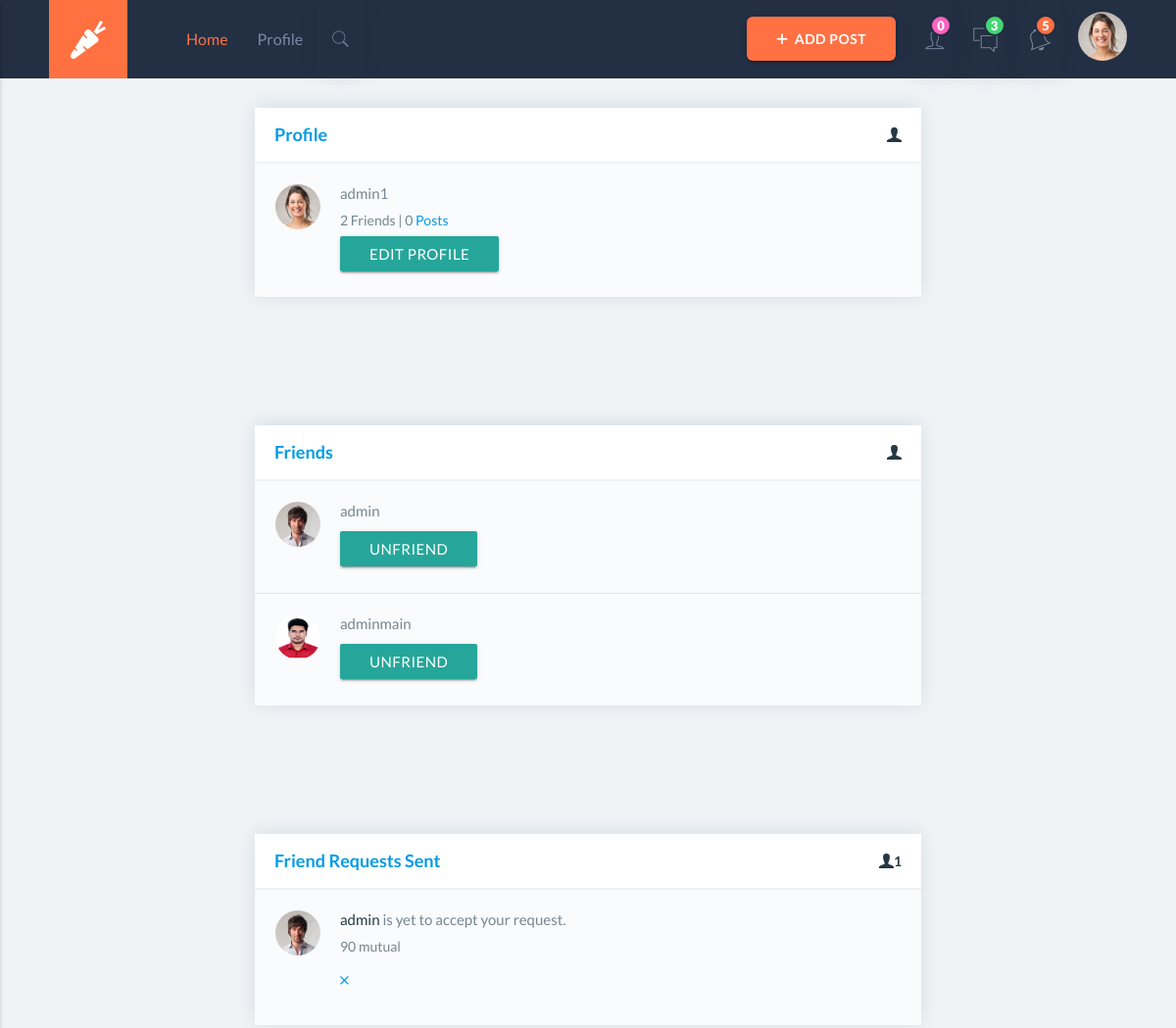
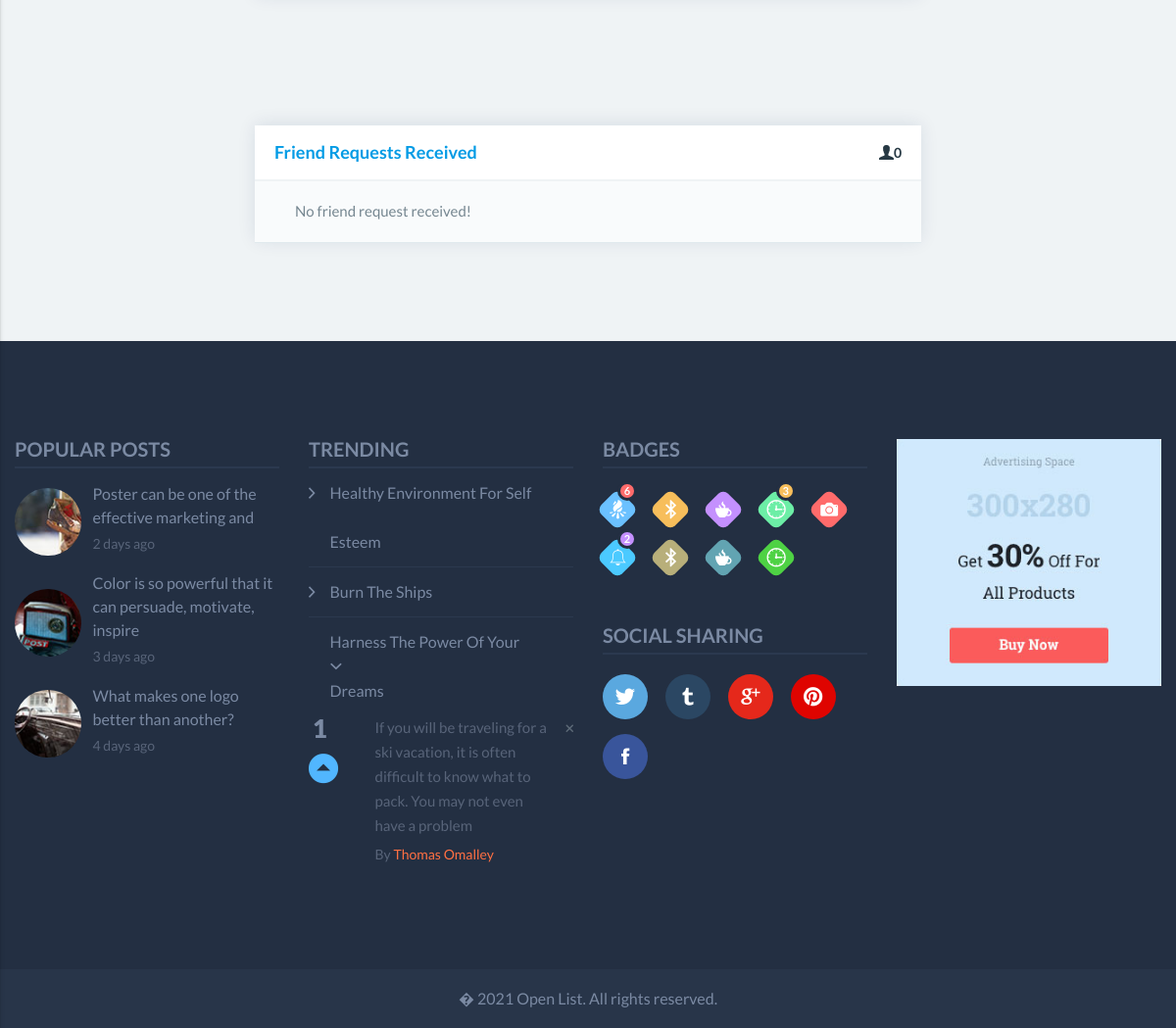
Page /my-profile/ (signed in) on the committed database (2 pictures, top to bottom).
### users/models.py (models this page shows, shortened)
class Profile(models.Model):
	user = models.OneToOneField(User, on_delete=models.CASCADE)
	image = models.ImageField(default='default.png', upload_to='profile_pics')
	slug = AutoSlugField(populate_from='user')
	bio = models.CharField(max_length=255, blank=True)
	friends = models.ManyToManyField("Profile", blank=True)
	def __str__(self):
		return str(self.user.username)

class FriendRequest(models.Model):
	to_user = models.ForeignKey(settings.AUTH_USER_MODEL, related_name='to_user', on_delete=models.CASCADE)
	from_user = models.ForeignKey(settings.AUTH_USER_MODEL, related_name='from_user', on_delete=models.CASCADE)
	timestamp = models.DateTimeField(auto_now_add=True)

### users/views.py (the view)
# urls.py: path('my-profile/', user_views.my_profile, name='my_profile'),
@login_required
def my_profile(request):
	p = request.user.profile
	you = p.user
	sent_friend_requests = FriendRequest.objects.filter(from_user=you)
	rec_friend_requests = FriendRequest.objects.filter(to_user=you)
	user_posts = Post.objects.filter(user_name=you)
	friends = p.friends.all()
	button_status = 'none'
	if p not in request.user.profile.friends.all():
		button_status = 'not_friend'
		if len(FriendRequest.objects.filter(
			from_user=request.user).filter(to_user=you)) == 1:
				button_status = 'friend_request_sent'
	context = {
		'u': you,
		'button_status': button_status,
		'friends_list': friends,
		'sent_friend_requests': sent_friend_requests,
		'rec_friend_requests': rec_friend_requests,
		'post_count': user_posts.count
	}
	return render(request, "users/profile.html", context)

### users/templates/users/profile.html (shortened to what this page needs)
{% extends "feed/layout.html" %}
{% load static %}
{% block content %}
    <section class="notifications_area">
        <div class="notifications">
            <div class="hed_notic">
                {% if request.user == u %}
                    <a href="{% url 'friend_list' %}">Profile</a>
                {% else %}
                    Friends
                {% endif %}
                <span><i class="ion-person"></i></span></div>
            <ul class="notifications_content">
                <li>
                    <div class="media">
                        <img src="{{ u.profile.image.url }}" alt="" class="circle responsive-img">
                        <div class="media_body">
                            <p>{{ u.username }}</p>
                            <h6>{{ u.profile.friends.count }} Friends | {{ post_count }} <a href="">Posts</a></h6>
                            <div class="btn_group">
                                {% if request.user == u %}
                                    <a class="btn btn-info" href="{% url 'edit_profile' %}">Edit Profile</a>
                                {% endif %}
                            </div>
                        </div>
                    </div>
                </li>
            </ul>
        </div>
    </section>
    <section class="notifications_area">
        <div class="notifications">
            <div class="hed_notic">
                {% if request.user == u %}
                    <a href="{% url 'friend_list' %}">Friends</a>
                {% else %}
                    Friends
                {% endif %}
                <span><i class="ion-person"></i></span></div>
            <ul class="notifications_content">
                {% if friends_list %}
                    {% for user_p in friends_list %}
                        <li>
                            <div class="media">
                                <img src="{{ user_p.image.url }}" alt="" class="circle responsive-img">
                                <div class="media_body">
                                    <p>{{ user_p }}</p>
                                    <div class="btn_group">
                                        <small><a class="btn btn-danger"
                                                  href="{% url 'delete_friend' user_p.id %}">UnFriend</a></small>
                                    </div>
                                </div>
                            </div>
                        </li>
                    {% endfor %}
                {% else %}
                    <li class="media"><a href="#" class="media_body">You have no friends now!</a></li>
                {% endif %}
            </ul>
        </div>
    </section>
    <section class="notifications_area">
        <div class="notifications">
            <div class="hed_notic">
                <span class="heading"> {{ sent_friend_requests.count }}</span>
                {% if request.user == u %}
                    <a href="{% url 'friend_list' %}">Friend Requests Sent</a>
                {% else %}
                    Friends
                {% endif %}
                <span><i class="ion-person"></i></span></div>
            <ul class="notifications_content">
                {% if not sent_friend_requests %}
                    <li>
                        <a href="#">
                            <div class="media">
                                <div class="media_body">
                                    <p>No friend request sent!</p>
                                </div>
                            </div>
                        </a>
                    </li>
                {% else %}
                    {% for s_request in sent_friend_requests %}
                        <li>
                            <a href="#">
                                <div class="media">
                                    <img src="{{ s_request.to_user.profile.image.url }}" alt=""
                                         class="circle responsive-img">
                                    <div class="media_body">
                                        <p><b>{{ s_request.to_user.username }} </b> is yet to accept your request.</p>
                                        <h6>90 mutual</h6>
                                        <div class="btn_group">
                                            <span onclick="window.location.href='{% url 'cancel_friend_request' s_request.to_user.id %}'"
                                                  class="waves-effect close_b"><i class="ion-android-close"></i></span>
                                        </div>
                                    </div>
                                </div>
                            </a>
                        </li>
                    {% endfor %}
                {% endif %}
            </ul>
        </div>
    </section>
    <section class="notifications_area">
        <div class="notifications">
            <div class="hed_notic">
                <span class="heading"> {{ rec_friend_requests.count }}</span>
                {% if request.user == u %}
                    <a href="{% url 'friend_list' %}">Friend Requests Received</a>
                {% else %}
                    Friends
                {% endif %}
                <span><i class="ion-person"></i></span></div>
            <ul class="notifications_content">
                {% if not rec_friend_requests %}
                    <li>
                        <a href="#">
                            <div class="media">
                                <div class="media_body">
                                    <p>No friend request received!</p>
                                </div>
                            </div>
                        </a>
                    </li>
                {% endif %}
            </ul>
        </div>
    </section>
{% endblock content %}

### feed/templates/feed/layout.html (shortened to what this page needs)
{% load static %}
<!DOCTYPE html>
<html lang="en">
<head>
    <link rel="stylesheet" href="{% static 'css/materialize.min.css' %}">
    <link rel="stylesheet" href="{% static 'vendors/tooltip/balloon.min.css' %}">
    <link rel="stylesheet" href="{% static 'vendors/ionicons/css/ionicons.min.css' %}">
    <link rel="stylesheet" href="{% static 'vendors/font-awesome/css/font-awesome.min.css' %}">
    <link rel="stylesheet" href="{% static 'vendors/calendar/dcalendar.picker.css' %}">
    <link rel="stylesheet" href="{% static 'vendors/check-button/jqflipswitch.default.style.css' %}">
    <link rel="stylesheet" href="{% static 'css/style.css' %}" media="all"/>
</head>
<body>
<nav class="header_area">
    <div class="custom_container">
        {% block navbar %}
            <div class="nav-wrapper">
                <a href="index.html" class="brand-logo"><img src="{% static 'images/logo.png' %}" alt=""></a>
                <ul class="left_menu hide-on-med-and-down">
                    <li><a href="{% url 'home' %}" class="active">Home</a></li>
                    {% if user.is_authenticated %}
                        <li><a href="{% url 'my_profile' %}">Profile</a></li>
                    {% else %}
                        <li><a href="{% url 'login' %}">Login</a></li>
                    {% endif %}
                    <li class="notifications search_sm"><a class="dropdown-button" href="#!" data-activates="dropdown5"><i
                            class="ion-ios-search"></i></a>
                    </li>
                </ul>
                <ul class="right right_menu hide-on-med-and-down">
                    {% if user.is_authenticated %}
                        <li><a href="#post_modal" class="waves-effect btn post_btn modal-trigger"><i
                                class="ion-plus"></i><span>Add Post</span></a></li>
                        <li class="notifications follow"><a class="dropdown-button" href="#!"
                                                            data-activates="dropdown4"><i
                                class="ion-ios-person-outline"></i><b class="n-number">{{ fr_count }}</b></a>
                        </li>
                        <li class="notifications messages"><a class="dropdown-button" href="#!"
                                                              data-activates="dropdown3"><i
                                class="ion-ios-chatboxes-outline"></i><b class="n-number">3</b></a>
                        </li>
                        <li class="notifications"><a class="dropdown-button" href="#!" data-activates="dropdown2"><i
                                class="ion-ios-bell-outline"></i><b class="n-number">5</b></a>
                        </li>
                        <li class="user_dropdown"><a class="dropdown-button" href="#!" data-activates="dropdown1"><img
                                src="{{ user.profile.image.url }}" style="max-width: 50px" alt="" class="circle p_2"></a>
                        </li>
                    {% endif %}
                </ul>
            </div>
        {% endblock %}
    </div>
</nav>
{% block content %}{% endblock content %}
<footer class="footer_area">
    <div class="footer_row row">
        <div class="col l3 m6 footer_col">
            <div class="popular_posts">
                <h3 class="categories_tittle">Popular Posts</h3>
                <div class="row valign-wrapper popular_item">
                    <div class="col s3 p_img">
                        <a href="#">
                            <img src="images/recent-post-1.jpg" alt="" class="circle responsive-img">
                        </a>
                    </div>
                    <div class="col s9 p_content">
                        <a href="#">Poster can be one of the <br> effective marketing and </a>
                        <span class="black_text">2 days ago</span>
                    </div>
                </div>
                <div class="row valign-wrapper popular_item">
                    <div class="col s3 p_img">
                        <a href="#">
                            <img src="images/recent-post-2.jpg" alt="" class="circle responsive-img">
                        </a>
                    </div>
                    <div class="col s9 p_content">
                        <a href="#">Color is so powerful that it can persuade, motivate, inspire</a>
                        <span class="black_text">3 days ago</span>
                    </div>
                </div>
                <div class="row valign-wrapper popular_item">
                    <div class="col s3 p_img">
                        <a href="#">
                            <img src="images/recent-post-3.jpg" alt="" class="circle responsive-img">
                        </a>
                    </div>
                    <div class="col s9 p_content">
                        <a href="#">What makes one logo better than another?</a>
                        <span class="black_text">4 days ago</span>
                    </div>
                </div>
            </div>
        </div>
        <div class="col l3 m6 footer_col footer_trending">
            <h3 class="categories_tittle">Trending</h3>
            <div class="trending_area">
                <ul class="collapsible trending_collaps" data-collapsible="accordion">
                    <li>
                        <div class="collapsible-header"><i class="ion-chevron-right"></i>Healthy Environment For Self
                            Esteem
                        </div>
                    </li>
                    <li>
                        <div class="collapsible-header"><i class="ion-chevron-right"></i>Burn The Ships</div>
                    </li>
                    <li>
                        <div class="collapsible-header active"><i class="ion-chevron-right"></i>Harness The Power Of
                            Your Dreams
                        </div>
                        <div class="collapsible-body">
                            <div class="row collaps_wrpper">
                                <div class="col s1 media_l">
                                    <b>1</b>
                                    <i class="ion-android-arrow-dropup-circle"></i>
                                </div>
                                <div class="col s11 media_b">
                                    <a href="#" class="close_btn"><i class="ion-close-round"></i></a>
                                    <p>If you will be traveling for a ski vacation, it is often difficult to know what
                                        to pack. You may not even have a problem</p>
                                    <h6>By <a href="#">Thomas Omalley</a></h6>
                                </div>
                            </div>
                        </div>
                    </li>
                </ul>
            </div>
        </div>
        <div class="col l3 m6 footer_col">
            <div class="badges">
                <h3 class="categories_tittle">Badges</h3>
                <ul class="badges_list">
                    <li><a href="#"><i class="ion-bonfire"></i><span>6</span></a></li>
                    <li><a href="#"><i class="ion-bluetooth"></i></a></li>
                    <li><a href="#"><i class="ion-coffee"></i></a></li>
                    <li><a href="#"><i class="ion-clock"></i> <span>3</span></a></li>
                    <li><a href="#"><i class="ion-camera"></i></a></li>
                    <li><a href="#"><i class="ion-ios-bell-outline"></i><span>2</span></a></li>
                    <li><a href="#"><i class="ion-bluetooth"></i></a></li>
                    <li><a href="#"><i class="ion-coffee"></i></a></li>
                    <li><a href="#"><i class="ion-clock"></i></a></li>
                </ul>
            </div>
            <div class="social_Sharing">
                <h3 class="categories_tittle">Social Sharing</h3>
                <ul class="social_icon">
                    <li><a href="#"><i class="ion-social-twitter"></i></a></li>
                    <li><a href="#" class="tumblr"><i class="ion-social-tumblr"></i></a></li>
                    <li><a href="#" class="googleplus"><i class="ion-social-googleplus"></i></a></li>
                    <li><a href="#" class="pinterest"><i class="ion-social-pinterest"></i></a></li>
                    <li><a href="#" class="facebook"><i class="ion-social-facebook"></i></a></li>
                </ul>
            </div>
        </div>
        <div class="col l3 m6 footer_col">
            <img src="images/advertis-3.jpg" alt="" class="responsive-img">
        </div>
    </div>
    <div class="copy_right">
        � {{ date | date:'Y' }} <a href="#">Open List</a>. All rights reserved.
    </div>
</footer>
</body>
</html>

### rows in the picture
Profile: image (picture), user.username "admin"
Profile: image (picture), user.username "adminmain"
FriendRequest: to_user.profile.image (picture), to_user.username "admin"

### other values in the picture
{{ fr_count }} "0"
{{ u.username }} "admin1"
{{ u.profile.friends.count }} "2"
{{ post_count }} "0"
{{ sent_friend_requests.count }} "1"
{{ rec_friend_requests.count }} "0"
{{ date | date:'Y' }} "2021"
